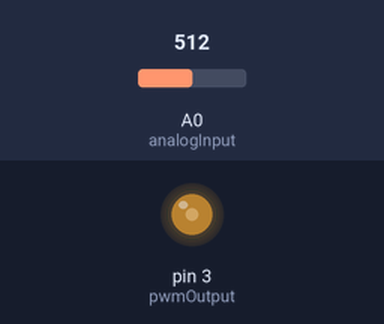
A sketch run on a simulated Arduino Uno, built with avr-gcc and run on an emulated ATmega328P. Parts: output pins drawn as LEDs (lit = HIGH). The inputs (shaded band) are chosen by the test bench; at power-on: A0 (analogInput) = 512.

Above: at 1.2 s.
1.3 s: A0 (analogInput) set to 716
At 1.6 s:
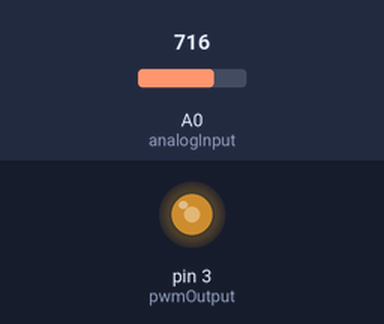
2.8 s: A0 (analogInput) set to 1023
At 3.9 s:
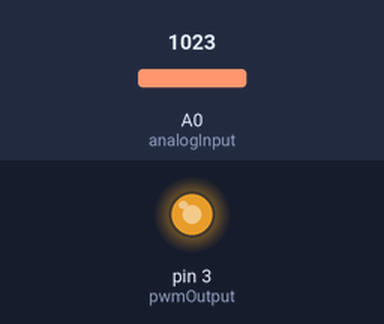
4.3 s: A0 (analogInput) set to 306
At 5.1 s:
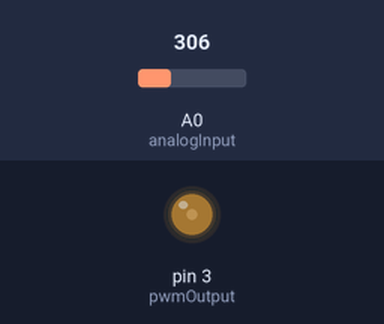
5.8 s: A0 (analogInput) set to 0
At 6.2 s:
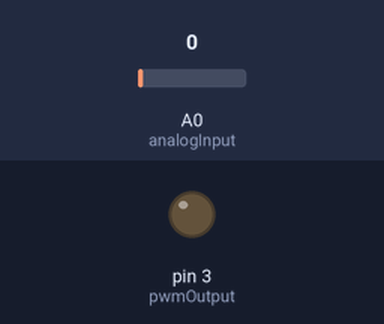
7.3 s: A0 (analogInput) set to 511
At 8.6 s:
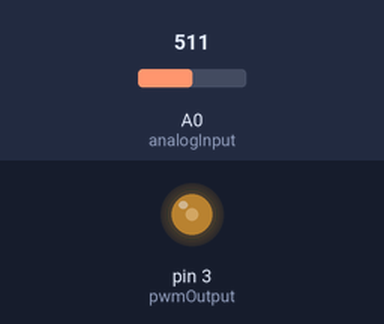
Timing chart, 0 to 9.8 s (numbered marks = the images above; inputs shaded):
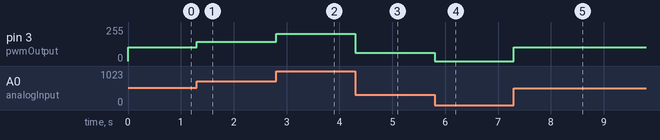

Measured:
- after the input at 1.3 s, pin 3 (pwmOutput): 102/255 → 143/255 at once
- after the input at 2.8 s, pin 3 (pwmOutput): 143/255 → 204/255 at once
- after the input at 4.3 s, pin 3 (pwmOutput): 204/255 → 61/255 at once
- after the input at 5.8 s, pin 3 (pwmOutput): 61/255 → 0/255 at once
- after the input at 7.3 s, pin 3 (pwmOutput): 0/255 → 102/255 at once

The sketch:

gate_driver_signal.ino
```cpp
const byte analogInput = A0;
const byte pwmOutput = 3;

void setup() {
  pinMode(pwmOutput, OUTPUT);
  pinMode(analogInput, INPUT);
}

void loop() {
  float value = analogRead(analogInput) / 5;
  analogWrite(pwmOutput, value);
}
```
